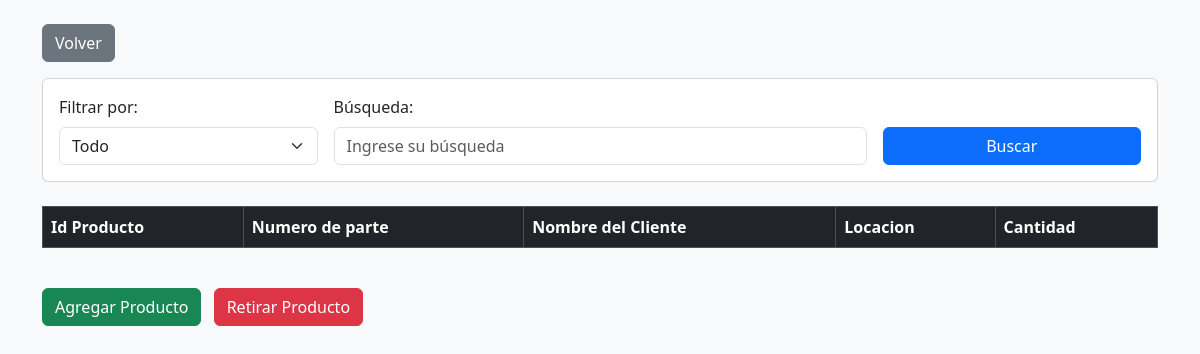
The page /CodigoProyectoFinal/pagina_inventario.php on the database as committed earlier.
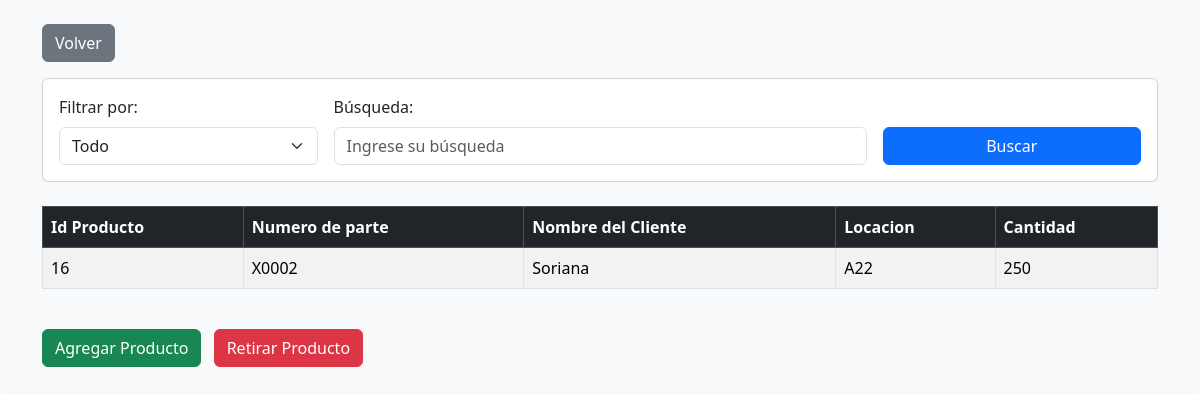
The same page on the database as committed later.
### tables this page shows
CREATE TABLE `producto` (
  `id_producto` int(11) NOT NULL,
  `id_parte` int(11) NOT NULL,
  `id_cliente` int(11) NOT NULL,
  `cantidad` int(11) NOT NULL,
  `id_locacion` int(11) NOT NULL
);

CREATE TABLE `parte` (
  `id_parte` int(11) NOT NULL,
  `nombre` varchar(25) NOT NULL
);

CREATE TABLE `cliente` (
  `id_cliente` int(11) NOT NULL,
  `nombre` varchar(25) NOT NULL
);

CREATE TABLE `locacion` (
  `id_locacion` int(11) NOT NULL,
  `num_rack` int(11) NOT NULL,
  `nombre_locacion` varchar(15) NOT NULL
);

### CodigoProyectoFinal/pagina_inventario.php (the view, shortened to what this page needs)
<?php
        $conexion = mysqli_connect('localhost','root','','proyecto_final');
    ?>
    <!DOCTYPE html>
    <html lang="es">
    <head>
        <link href="https://cdn.jsdelivr.net/npm/bootstrap@5.3.3/dist/css/bootstrap.min.css" rel="stylesheet">
        <link rel="stylesheet" href="../CSS_Local/inventario.css">
    </head>
    <body class="bg-light">
        <div class="container py-4">
            <div class="mb-3">
                <input type="button" value="Volver" class="btn btn-secondary" onclick="window.location.href='inicio.php';">
            </div>
            <div class="card mb-4">
                <div class="card-body">
                    <form name="form_filtro" method="post" class="row g-3">
                        <div class="col-md-3">
                            <label for="categoria" class="form-label">Filtrar por:</label>
                            <select name="categoria" id="categoria" class="form-select">
                                <option value="*">Todo</option>
                            </select>
                        </div>
                        <div class="col-md-6">
                            <label for="elemento_busqueda" class="form-label">Búsqueda:</label>
                            <input type="text" name="elemento_busqueda" id="elemento_busqueda" class="form-control" placeholder="Ingrese su búsqueda">
                        </div>
                        <div class="col-md-3 align-self-end">
                            <input type="submit" name="buscar" value="Buscar" class="btn btn-primary w-100">
                        </div>
                    </form>
                </div>
            </div>
            <div class="table-responsive mb-4">
                <table class="table table-striped table-bordered">
                    <thead class="table-dark">
                        <tr>
                            <th>Id Producto</th>
                            <th>Numero de parte</th>
                            <th>Nombre del Cliente</th>
                            <th>Locacion</th>
                            <th>Cantidad</th>
                        </tr>
                    </thead>
                    <tbody>
                        <?php
                            $consulta = "SELECT producto.id_producto, parte.nombre AS nombre_parte, cliente.nombre AS nombre_cliente, locacion.nombre_locacion AS nombre_locacion, producto.cantidad
                                        FROM producto
                                        INNER JOIN parte ON producto.id_parte = parte.id_parte
                                        INNER JOIN cliente ON producto.id_cliente = cliente.id_cliente
                                        INNER JOIN locacion ON producto.id_locacion = locacion.id_locacion";
                            $resultado = mysqli_query($conexion, $consulta);
                            while($mostrar = mysqli_fetch_array($resultado)) {
                        ?>
                            <tr>
                                <td><?php echo $mostrar['id_producto'] ?></td>
                                <td><?php echo $mostrar['nombre_parte'] ?></td>
                                <td><?php echo $mostrar['nombre_cliente'] ?></td>
                                <td><?php echo $mostrar['nombre_locacion'] ?></td>
                                <td><?php echo $mostrar['cantidad'] ?></td>
                            </tr>
                        <?php } ?>
                    </tbody>
                </table>
            </div>
            <div class="mb-4">
                <input type="button" value="Agregar Producto" class="btn btn-success me-2" onclick="mostrarformulario('form_insertar')">
                <input type="button" value="Retirar Producto" class="btn btn-danger" onclick="mostrarformulario('form_eliminar')">
            </div>
        </div>
    </body>
    </html>

### CSS_Local/inventario.css (style rules this page uses)
body { background-image: url("../media/img3.jpg"); background-size: cover; background-position: center; background-repeat: no-repeat; background-attachment: fixed; backdrop-filter: blur(2px); }

Rows that differ between the two databases and show on the page:
added producto: id_producto "16", id_parte.nombre "X0002", id_cliente.nombre "Soriana", id_locacion.nombre_locacion "A22", cantidad "250"
